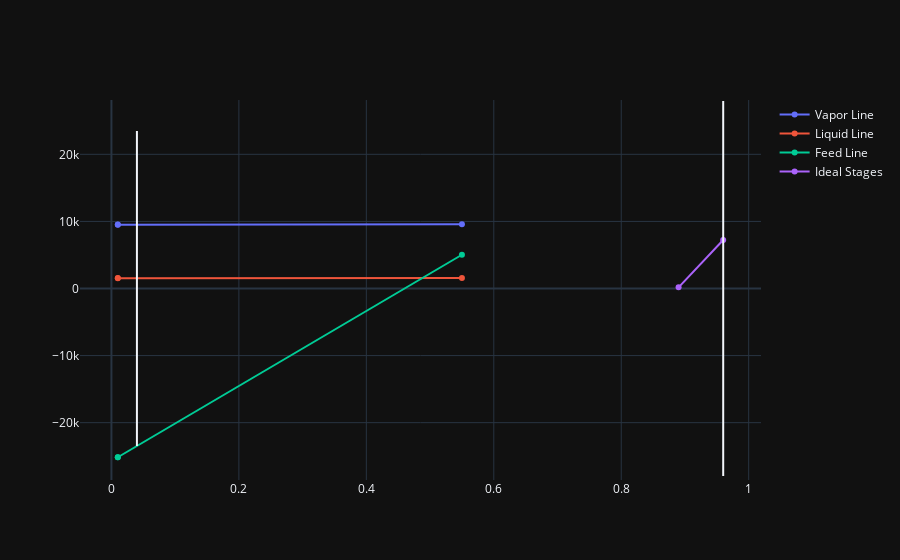

Notebook code cell kept with this figure:
### Code cell
# create non-ideal plot
fig3 = make_subplots(rows=1, cols=1)
fig3.add_scatter(x=x, y=vaporLine, name='Vapor Line')
fig3.add_scatter(x=x, y=liquidLine, name='Liquid Line')
fig3.add_scatter(x=x, y=feedLine, name='Feed Line')
# fig3.add_scatter(x=[xd, xd], y=[-1000,feedLine[int(xd*100)]], name='xd')
# fig3.add_scatter(x=[xb, xb], y=[-1000,vaporLine[int(xb*100)]+5000], name='xb')
fig3.add_shape(type='line', x0=xd, y0=-FeedLine(xd), x1=xd, y1=FeedLine(xd))
fig3.add_shape(type='line', x0=xb, y0=-FeedLine(xb), x1=xb, y1=FeedLine(xb))

fig3.add_scatter(x=xIdealStages[0:2], y=yIdealStages[0:2], name='Ideal Stages')
